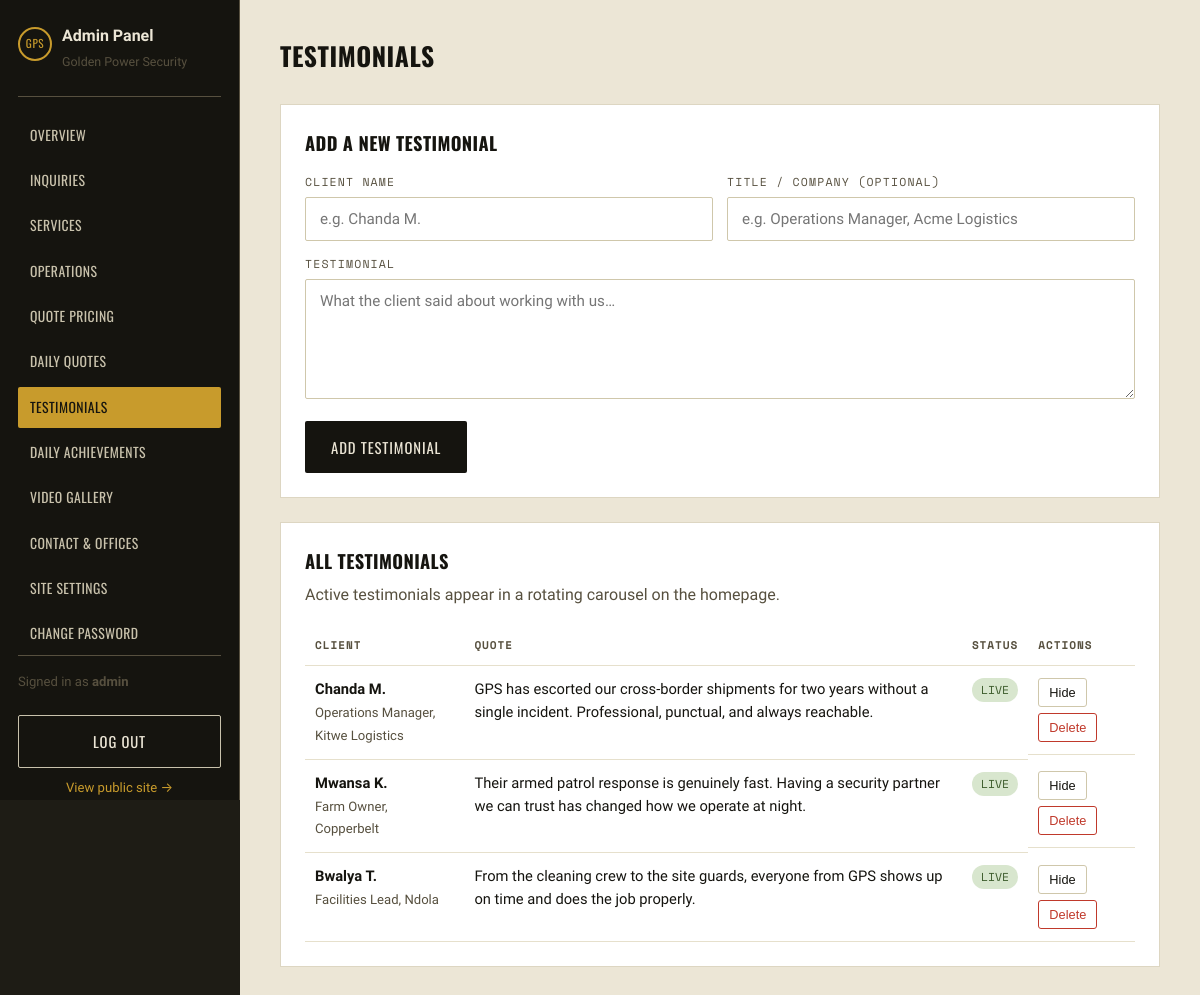
Screenshot of /admin/testimonials.php (signed in) with the database file from the repository.
### tables this page shows
CREATE TABLE IF NOT EXISTS testimonials (
    id INT AUTO_INCREMENT PRIMARY KEY,
    client_name VARCHAR(120) NOT NULL,
    client_title VARCHAR(150),           
    quote TEXT NOT NULL,
    is_active TINYINT(1) DEFAULT 1,
    sort_order INT DEFAULT 0,
    created_at DATETIME DEFAULT CURRENT_TIMESTAMP
);

### includes/db.php (called while the page is built, shortened)
<?php
function get_db(): PDO
{
    static $pdo = null;
    if ($pdo === null) {
        $dsn = 'mysql:host=' . DB_HOST . ';port=' . DB_PORT . ';dbname=' . DB_NAME . ';charset=' . DB_CHARSET;
        try {
            $pdo = new PDO($dsn, DB_USER, DB_PASS, [
                PDO::ATTR_ERRMODE            => PDO::ERRMODE_EXCEPTION,
                PDO::ATTR_DEFAULT_FETCH_MODE => PDO::FETCH_ASSOC,
                PDO::ATTR_EMULATE_PREPARES   => false,
            ]);
        } catch (PDOException $e) {
            http_response_code(500);
            if (APP_DEBUG) {
                die('Database connection failed: ' . htmlspecialchars($e->getMessage()));
            }
            die('The site is temporarily unavailable. Please try again shortly.');
        }
    }
    return $pdo;
}

### includes/functions.php (called while the page is built, shortened)
<?php
require_once __DIR__ . '/db.php';
function e(?string $value): string
{
    return htmlspecialchars($value ?? '', ENT_QUOTES, 'UTF-8');
}
function get_all_testimonials(): array
{
    try {
        return get_db()->query('SELECT * FROM testimonials ORDER BY sort_order ASC, id DESC')->fetchAll();
    } catch (\Throwable $e) {
        return [];
    }
}

### admin/testimonials.php (the view, shortened to what this page needs)
<?php
require_once __DIR__ . '/includes/header.php';
$testimonials = get_all_testimonials();
?>
<div class="admin-topbar"><h1>Testimonials</h1></div>
<div class="admin-panel">
  <h2>Add a New Testimonial</h2>
  <form method="post" class="form-grid">
    <div class="form-row">
      <div>
        <label for="client_name">Client Name</label>
        <input type="text" id="client_name" name="client_name" required placeholder="e.g. Chanda M.">
      </div>
      <div>
        <label for="client_title">Title / Company (optional)</label>
        <input type="text" id="client_title" name="client_title" placeholder="e.g. Operations Manager, Acme Logistics">
      </div>
    </div>
    <div>
      <label for="quote">Testimonial</label>
      <textarea id="quote" name="quote" required placeholder="What the client said about working with us…"></textarea>
    </div>
    <div><button type="submit" class="btn btn-dark">Add Testimonial</button></div>
  </form>
</div>
<div class="admin-panel">
  <h2>All Testimonials</h2>
  <p class="muted" style="margin-top:-8px">Active testimonials appear in a rotating carousel on the homepage.</p>
  <div class="table-wrap">
    <table class="admin-table">
      <thead><tr><th>Client</th><th>Quote</th><th>Status</th><th>Actions</th></tr></thead>
      <tbody>
        <?php foreach ($testimonials as $t): ?>
          <tr>
            <td>
              <strong><?= e($t['client_name']) ?></strong>
              <?php if ($t['client_title']): ?><br><span class="muted" style="font-size:.82rem"><?= e($t['client_title']) ?></span><?php endif; ?>
            </td>
            <td><?= e($t['quote']) ?></td>
            <td><span class="badge <?= $t['is_active'] ? 'badge-live' : 'badge-off' ?>"><?= $t['is_active'] ? 'Live' : 'Hidden' ?></span></td>
            <td class="row-actions">
              <form method="post" style="display:inline">
                <button type="submit" class="icon-btn"><?= $t['is_active'] ? 'Hide' : 'Show' ?></button>
              </form>
              <form method="post" style="display:inline" data-confirm="Delete this testimonial?">
                <button type="submit" class="icon-btn danger">Delete</button>
              </form>
            </td>
          </tr>
        <?php endforeach; ?>
      </tbody>
    </table>
  </div>
</div>
<?php require_once __DIR__ . '/includes/footer.php'; ?>

### assets/css/style.css (style rules this page uses)
:root { --onyx: #15140F; --onyx-2: #1E1C15; --slate: #262319; --bone: #ECE6D6; --bone-dim: #C9C2AC; --gold: #C89B2C; --gold-bright: #E3B94A; --route-red: #9A4030; --steel: #57503F; --ok-green: #5C7A4E; --font-display: 'Oswald', 'Arial Narrow', sans-serif; --font-body: 'Work Sans', -apple-system, Segoe UI, sans-serif; --font-mono: 'Space Mono', 'Courier New', monospace; --radius: 2px; --container: 1160px; --shadow-lg: 0 24px 60px -20px rgba(0,0,0,.55); }
* { box-sizing: border-box; }
html { scroll-behavior: smooth; }
body { margin:0; font-family: var(--font-body); background: var(--bone); color: var(--onyx); line-height:1.55; -webkit-font-smoothing: antialiased; }
h1,h2,h3,h4 { font-family: var(--font-display); text-transform: uppercase; letter-spacing:.02em; margin:0 0 .5em; }
p { margin:0 0 1em; }
.muted { color: var(--steel); }
.btn { display:inline-flex; align-items:center; justify-content:center; gap:.5em; font-family: var(--font-display); text-transform:uppercase; letter-spacing:.06em; font-size: .92rem; padding: .95em 1.7em; border-radius: var(--radius); border: 1px solid transparent; cursor:pointer; transition: transform .18s ease, background .18s ease, color .18s ease; }
.btn-dark { background: var(--onyx); color: var(--bone); }
.form-grid { display:grid; gap: 14px; }
.form-row { display:grid; grid-template-columns: 1fr 1fr; gap: 14px; }
label { display:block; font-family: var(--font-mono); font-size: .72rem; letter-spacing:.1em; text-transform:uppercase; color: var(--gold); margin-bottom:6px; }
input, select, textarea { width:100%; background: var(--onyx-2); border: 1px solid var(--steel); color: var(--bone); padding: 12px 14px; font-family: var(--font-body); font-size: .95rem; border-radius: var(--radius); }
textarea { min-height: 120px; resize: vertical; }

### assets/css/admin.css (style rules this page uses)
body.admin-body, body.admin-login-body { background: var(--onyx-2); }
.admin-topbar { display:flex; align-items:center; justify-content:space-between; margin-bottom: 28px; flex-wrap:wrap; gap:14px; }
.admin-topbar h1 { font-size:1.6rem; margin:0; }
.admin-panel { background:#fff; border:1px solid #ddd6c2; padding: 24px; margin-bottom: 24px; }
.admin-panel h2 { font-size:1.15rem; margin-bottom:16px; }
.admin-panel label { color: var(--steel); }
.admin-panel input, .admin-panel select, .admin-panel textarea { background:#fff; color: var(--onyx); border:1px solid #cfc7ab; }
.admin-table { width:100%; border-collapse:collapse; font-size:.92rem; }
.admin-table th, .admin-table td { text-align:left; padding: 12px 10px; border-bottom:1px solid #e6e0cc; vertical-align:top; }
.admin-table th { font-family: var(--font-mono); font-size:.7rem; letter-spacing:.08em; text-transform:uppercase; color: var(--steel); }
.table-wrap { overflow-x:auto; }
.badge { display:inline-block; padding:3px 9px; font-size:.72rem; font-family:var(--font-mono); text-transform:uppercase; border-radius:999px; }
.badge-live { background:#d8e6ce; color:#3d5c2c; }
.icon-btn { background:none; border:1px solid #cfc7ab; padding:6px 10px; font-size:.8rem; cursor:pointer; border-radius:3px; color:var(--onyx); }
.icon-btn.danger { border-color:#c0392b; color:#c0392b; }
.row-actions { display:flex; gap:6px; flex-wrap:wrap; }

### rows the page displays
testimonials: client_name "Chanda M.", client_title "Operations Manager, Kitwe Logistics", quote "GPS has escorted our cross-border shipments for two years without a single incident. Professional, punctual, and always reachable.", is_active "LIVE"
testimonials: client_name "Mwansa K.", client_title "Farm Owner, Copperbelt", quote "Their armed patrol response is genuinely fast. Having a security partner we can trust has changed how we operate at night.", is_active "LIVE"
testimonials: client_name "Bwalya T.", client_title "Facilities Lead, Ndola", quote "From the cleaning crew to the site guards, everyone from GPS shows up on time and does the job properly.", is_active "LIVE"

### other values shown
$_SESSION['admin_username'] "admin"
